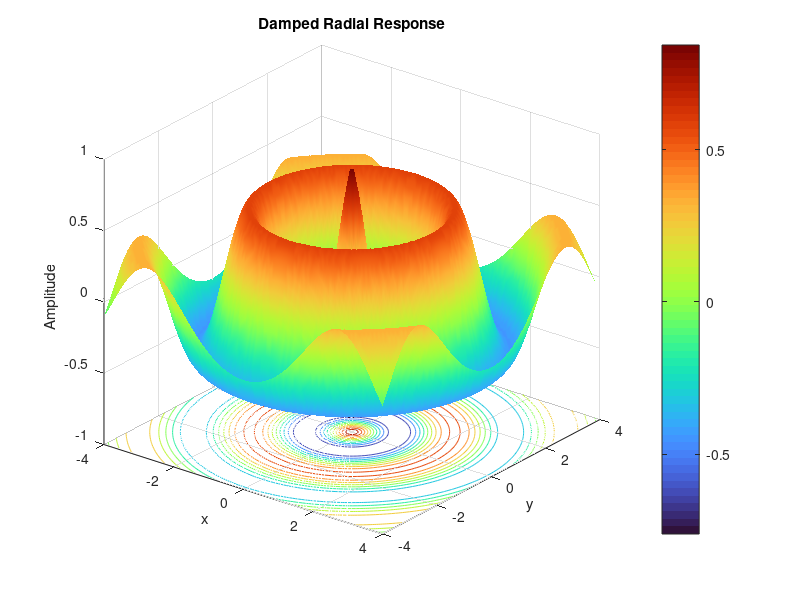

MATLAB code to generate this figure:
[X, Y] = meshgrid(linspace(-4, 4, 120), linspace(-4, 4, 120));
R = sqrt(X.^2 + Y.^2) + 0.15;
Z = cos(2.5*R).*exp(-0.22*R);

surfc(X, Y, Z);
shading interp;
colormap('turbo');
colorbar;
title('Damped Radial Response');
xlabel('x');
ylabel('y');
zlabel('Amplitude');
view(38, 27);
